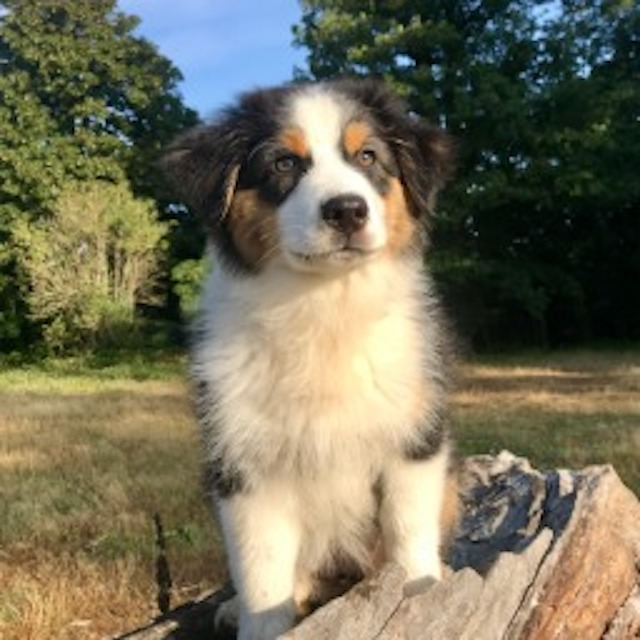
#> input picture IMG_InPut/Pashmina_rezised.jpg, 640 x 640 px
$ python arbre_decision_reco_filtre.py --image ../IMG_InPut/Pashmina_rezised.jpg
#> lines starting #> are read from the running program, lines starting #| are printed output that depends on the picture
import os
import sys
import numpy as np
import matplotlib
matplotlib.use('Agg')
import matplotlib.pyplot as plt
from PIL import Image
from scipy.ndimage import uniform_filter
import argparse

REPO_ROOT  = os.path.dirname(os.path.dirname(os.path.abspath(__file__)))
IMAGE_PATH = os.path.join(REPO_ROOT, "img", "baboon.png")
OUT_DIR    = os.path.join(REPO_ROOT, "results")
TARGET     = 350

THR_NEAREST = 0.5616
THR_LANCZOS = 0.7771
THR_BICUBIC = 0.2176

COULEURS = {"nearest": "#ff6b6b", "bilinear": "#ffd93d",
            "bicubic": "#6bcb77", "lanczos": "#4d96ff"}
FILTRES = ["nearest", "bilinear", "bicubic", "lanczos"]


def rgb2luminance(img):
    if img.ndim == 2:
        return img.astype(np.float32)
    return (0.299*img[...,0] + 0.587*img[...,1] + 0.114*img[...,2]).astype(np.float32)


def rank_transform(img, sz=3):
    lm = uniform_filter(img.astype(np.float64), size=sz, mode='reflect')
    return (img - lm).astype(np.float32)


def retailler(img, taille, filtre):
    filtres_pil = {"nearest": Image.NEAREST, "bilinear": Image.BILINEAR,
                   "bicubic": Image.BICUBIC, "lanczos": Image.LANCZOS}
    H, W  = img.shape
    pil   = Image.fromarray(img.astype(np.uint8))
    petit = pil.resize((taille, taille), resample=filtres_pil[filtre])
    grand = petit.resize((W, H), resample=filtres_pil[filtre])
    return np.array(grand, dtype=np.float32)


def extraire_features(img_test, target):
    H, W  = img_test.shape
    delta = W - target

    x   = rank_transform(img_test)
    F   = np.fft.fftshift(np.fft.fft2(x.astype(np.float64)))
    mag = np.abs(F)

    profil = mag.mean(axis=0)
    freqs  = np.fft.fftshift(np.fft.fftfreq(W, d=1.0/W))

    profil_n = profil / (profil[np.abs(freqs) > 5].max() + 1e-9)

    largeur_fenetre = 12
    mask_pic = (np.abs(freqs) >= delta - largeur_fenetre) & (np.abs(freqs) <= delta + largeur_fenetre) & (freqs != 0)
    mask_mid = (np.abs(freqs) > 30) & (np.abs(freqs) < delta - largeur_fenetre)
    mask_hf  = (np.abs(freqs) > delta + largeur_fenetre) & (np.abs(freqs) < W // 2)

    e_pic = float(profil_n[mask_pic].mean()) if mask_pic.any() else 0.0
    e_mid = float(profil_n[mask_mid].mean()) if mask_mid.any() else 1.0
    e_hf  = float(profil_n[mask_hf].mean())  if mask_hf.any()  else 0.0

    return {
        "e_pic": e_pic, "e_mid": e_mid, "e_hf": e_hf,
        "hf_mid": e_hf / (e_mid + 1e-9),
        "delta": delta, "freqs": freqs, "profil": profil_n,
    }


def predire_filtre(feats):
    hf_mid = feats["hf_mid"]
    e_mid  = feats["e_mid"]
    e_hf   = feats["e_hf"]

    if hf_mid > THR_NEAREST:
        filtre = "nearest"
        raison = f"hf_mid={hf_mid:.4f} > seuil {THR_NEAREST:.4f} → beaucoup d'énergie HF, aucun filtrage"
    elif e_mid > THR_LANCZOS:
        filtre = "lanczos"
        raison = f"e_mid={e_mid:.4f} > seuil {THR_LANCZOS:.4f} → énergie concentrée en basse fréquence"
    elif e_hf > THR_BICUBIC:
        filtre = "bicubic"
        raison = f"e_hf={e_hf:.4f} > seuil {THR_BICUBIC:.4f} → léger rebond HF du noyau cubique"
    else:
        filtre = "bilinear"
        raison = f"e_hf={e_hf:.4f} ≤ seuil {THR_BICUBIC:.4f} → atténuation régulière, pas de rebond"

    return filtre, raison


def calibrer(img_ref, target):
    feats = {}
    for f in FILTRES:
        feats[f] = extraire_features(retailler(img_ref, target, f), target)

    autres_hf_mid = []
    for f in ["bilinear", "bicubic", "lanczos"]:
        autres_hf_mid.append(feats[f]["hf_mid"])
    thr_nearest = (feats["nearest"]["hf_mid"] + max(autres_hf_mid)) / 2

    autres_e_mid = []
    for f in ["bilinear", "bicubic"]:
        autres_e_mid.append(feats[f]["e_mid"])
    thr_lanczos = (feats["lanczos"]["e_mid"] + max(autres_e_mid)) / 2

    thr_bicubic = (feats["bicubic"]["e_hf"] + feats["bilinear"]["e_hf"]) / 2

    print("\n=== Calibration des seuils ===")
    print(f"{'filtre':10s} | {'hf_mid':>8s} | {'e_mid':>8s} | {'e_hf':>8s}")
    print("-" * 45)
    for f in FILTRES:
        print(f"{f:10s} | {feats[f]['hf_mid']:8.4f} | {feats[f]['e_mid']:8.4f} | {feats[f]['e_hf']:8.4f}")
    print(f"\nSeuils calculés :")
    print(f"  THR_NEAREST = {thr_nearest:.4f}")
    print(f"  THR_LANCZOS = {thr_lanczos:.4f}")
    print(f"  THR_BICUBIC = {thr_bicubic:.4f}")
    print("\nMettez à jour ces valeurs en haut du script.")
    return thr_nearest, thr_lanczos, thr_bicubic


def visualiser(img_test, feats, filtre_predit, raison, chemin_sortie):
    delta  = feats["delta"]
    freqs  = feats["freqs"]
    profil = feats["profil"]
    W      = len(freqs)
    w      = 12

    mask_pos = freqs > 0

    fig, axes = plt.subplots(1, 2, figsize=(16, 6))
    fig.patch.set_facecolor('#0f0f0f')
    couleur = COULEURS.get(filtre_predit, "#aaaaaa")

    axes[0].imshow(img_test, cmap='gray', aspect='auto')
    axes[0].set_title(f"Image analysée\nPrédiction : {filtre_predit.upper()}",
                      color=couleur, fontsize=13, fontweight='bold')
    axes[0].axis('off')

    ax = axes[1]
    ax.set_facecolor('#1a1a1a')

    ax.fill_between(freqs[mask_pos], profil[mask_pos], alpha=0.25, color=couleur)
    ax.plot(freqs[mask_pos], profil[mask_pos], color=couleur, lw=1.8, label="profil spectral")

    ax.axvspan(30, max(0, delta - w), alpha=0.08, color='white',
               label=f"bande MID  (e_mid={feats['e_mid']:.3f})")
    ax.axvspan(max(0, delta - w), delta + w, alpha=0.15, color='cyan',
               label=f"bande PIC  (e_pic={feats['e_pic']:.3f})")
    ax.axvspan(delta + w, W // 2, alpha=0.08, color='orange',
               label=f"bande HF   (e_hf={feats['e_hf']:.3f})")

    ax.axvline(delta, color='cyan', lw=1.5, ls='--', alpha=0.9,
               label=f"pic théorique k=1 ({delta} Hz)")

    ax.text(0.98, 0.95, f"hf_mid  = {feats['hf_mid']:.4f}   (seuil nearest  {THR_NEAREST:.4f})",
            transform=ax.transAxes, ha='right', va='top', color='white', fontsize=9, family='monospace')
    ax.text(0.98, 0.89, f"e_mid   = {feats['e_mid']:.4f}   (seuil lanczos  {THR_LANCZOS:.4f})",
            transform=ax.transAxes, ha='right', va='top', color='white', fontsize=9, family='monospace')
    ax.text(0.98, 0.83, f"e_hf    = {feats['e_hf']:.4f}   (seuil bicubic  {THR_BICUBIC:.4f})",
            transform=ax.transAxes, ha='right', va='top', color='white', fontsize=9, family='monospace')

    ax.set_title(f"Profil spectral 1D\n→ {raison}", color=couleur, fontsize=10, fontweight='bold')
    ax.set_xlabel("fréquence (bins)", color='gray', fontsize=10)
    ax.set_ylabel("magnitude normalisée", color='gray', fontsize=10)
    ax.tick_params(colors='gray', labelsize=8)
    ax.legend(fontsize=8, facecolor='#222', labelcolor='white', framealpha=0.8, loc='upper left')
    ax.set_xlim(0, W // 2)
    ax.set_ylim(bottom=0)

    fig.suptitle(f"Détection du filtre de rééchantillonnage  |  Prédit : {filtre_predit.upper()}  |  TARGET={W - delta}",
                 color='white', fontsize=12, fontweight='bold')

    plt.tight_layout(rect=[0, 0, 1, 0.94])
    plt.savefig(chemin_sortie, dpi=130, bbox_inches='tight', facecolor='#0f0f0f')
    print(f"Figure sauvegardée : {chemin_sortie}")
    plt.close()


if __name__ == "__main__":
    parser = argparse.ArgumentParser()
    parser.add_argument("--image",    type=str, default=IMAGE_PATH)
    parser.add_argument("--target",   type=int, default=TARGET)
    parser.add_argument("--calibrer", action="store_true")
    args = parser.parse_args()

    os.makedirs(OUT_DIR, exist_ok=True)

    img = rgb2luminance(np.array(Image.open(args.image)))
#> in rgb2luminance, `return (0.299*img[...,0] + 0.587*img[...,1] + 0.114*img[...,2]).astype..`:
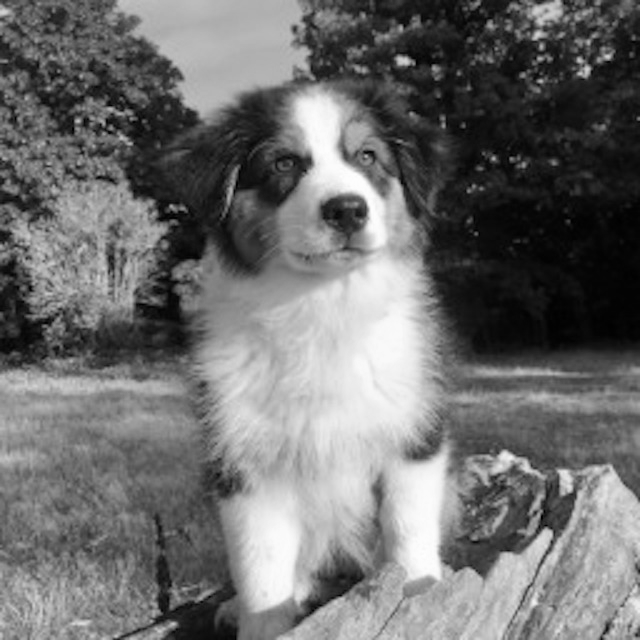
#> returned value: shape (640, 640) float32; min 0.587, max 254.4, mean 111.1
    print(f"Image : {args.image}  |  shape={img.shape}  |  target={args.target}")
#| Image : ../IMG_InPut/Pashmina_rezised.jpg  |  shape=(640, 640)  |  target=350

    if args.calibrer:
        calibrer(img, args.target)
        sys.exit(0)

    feats = extraire_features(img, args.target)
#> in rank_transform, `return (img - lm).astype(np.float32)`:
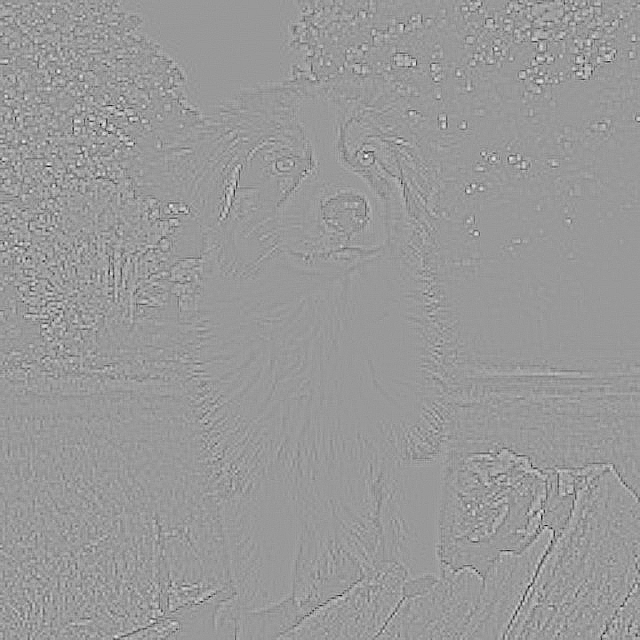
#> returned value: shape (640, 640) float32; min -37.31, max 24.8, mean 0; drawn with min black and max white
#> in extraire_features, `mag = np.abs(F)`:
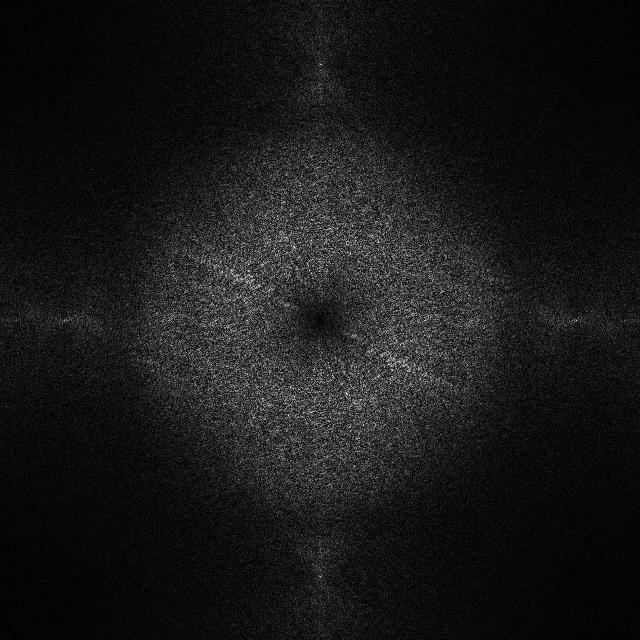
#> mag: shape (640, 640) float64; min 1.73e-05, max 12017.2, mean 1144.2; drawn with min black and max white
#> in extraire_features, `profil = mag.mean(axis=0)`: profil = 640 values, max 2436.7 at index 319, min 456.8 at index 34, mean 1144.2
#> in extraire_features, `profil_n = profil / (profil[np.abs(freqs) > 5].max() + 1e-9)`: profil_n = 640 values, max 1.08 at index 319, min 0.202 at index 34, mean 0.507
#> in extraire_features, `e_pic = float(profil_n[mask_pic].mean()) if mask_pic.any() else 0.0`: e_pic = 0.219
#> in extraire_features, `e_mid = float(profil_n[mask_mid].mean()) if mask_mid.any() else 1.0`: e_mid = 0.505
#> in extraire_features, `e_hf  = float(profil_n[mask_hf].mean())  if mask_hf.any()  else 0.0`: e_hf = 0.214
#> feats = 7 items
    filtre_predit, raison = predire_filtre(feats)
#> in predire_filtre, `hf_mid = feats["hf_mid"]`: hf_mid = 0.425
#> in predire_filtre, `e_mid  = feats["e_mid"]`: e_mid = 0.505
#> in predire_filtre, `e_hf   = feats["e_hf"]`: e_hf = 0.214
#> filtre_predit = 'bilinear'

    print(f"\n{'─'*55}")
    print(f"  Filtre prédit  : {filtre_predit.upper()}")
#|   Filtre prédit  : BILINEAR
    print(f"  Raison         : {raison}")
#|   Raison         : e_hf=0.2145 ≤ seuil 0.2176 → atténuation régulière, pas de rebond
    print(f"{'─'*55}\n")

    chemin = os.path.join(OUT_DIR, "detection_filtre.png")
    visualiser(img, feats, filtre_predit, raison, chemin)
#> in visualiser, `delta  = feats["delta"]`: delta = 290
#> in visualiser, `freqs  = feats["freqs"]`: freqs = 640 values from -320 to 319
#> in visualiser, `profil = feats["profil"]`: profil has the same summary as profil_n in extraire_features
#> in visualiser, `W      = len(freqs)`: W = 640
#> in visualiser, `plt.savefig(chemin_sortie, dpi=130, bbox_inches='tight', facecolor='#0..`:
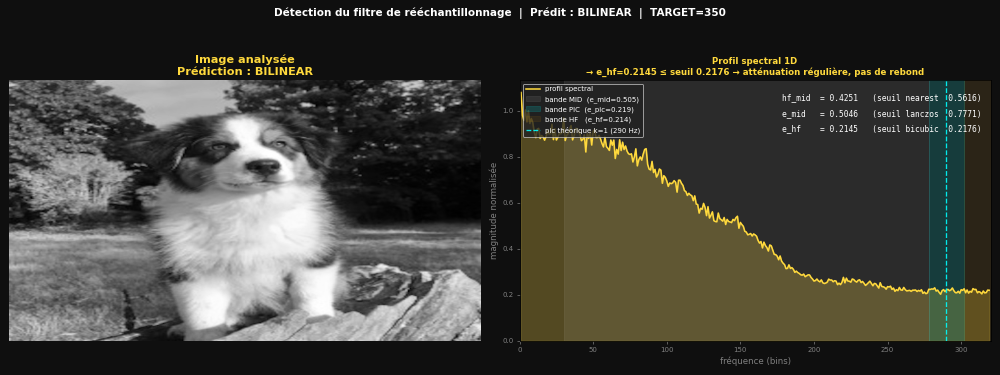
#> figure drawn by matplotlib, 2 panels; panel 2: curve peaks at x = 1, y = 1.08
